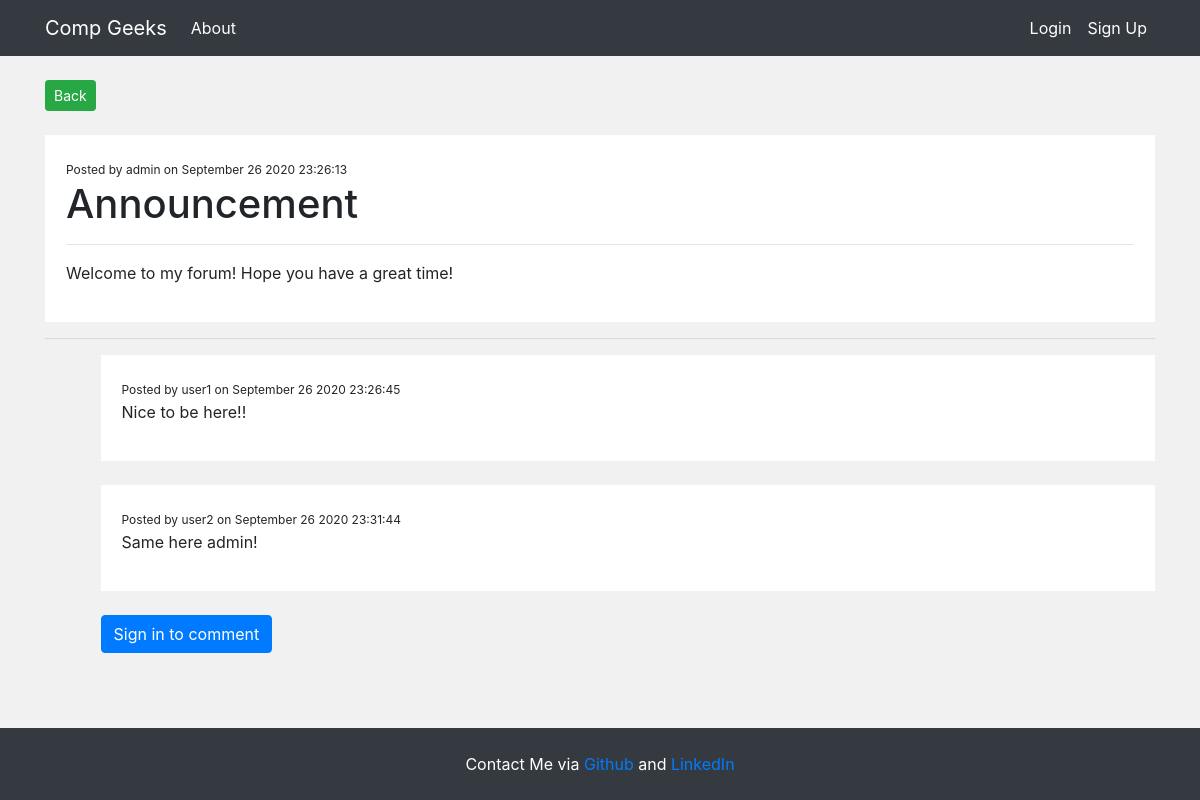
/post/1, run on the app's committed database.
### app/models.py (models this page shows, shortened)
class PostData(db.Model):
    id = db.Column(db.Integer, primary_key=True)
    title = db.Column(db.String(100), nullable=False)
    content = db.Column(db.Text, nullable=False)
    author = db.Column(db.String(20), nullable=False, default='Unknown')
    date = db.Column(db.DateTime, nullable=False, default=datetime.now)

class CommentData(db.Model):
    id = db.Column(db.Integer, primary_key=True)
    post_id = db.Column(db.Integer, nullable=False)
    content = db.Column(db.Text, nullable=False)
    author = db.Column(db.String(20), nullable=False, default='Unknown')
    date = db.Column(db.DateTime, nullable=False, default=datetime.now)

### app/routes.py (the view)
@app.route('/post/<int:id>', methods=['GET', 'POST'])
def display_post(id):
    post = PostData.query.get_or_404(id)
    form = CreateComment()
    if form.validate_on_submit():
        new_comment = CommentData(post_id = id, content = form.content.data, author = current_user.username)
        db.session.add(new_comment)
        db.session.commit()
        return redirect(url_for('display_post', id=id))
    else:
        comments = CommentData.query.filter_by(post_id=id).order_by(CommentData.date).all()
        return render_template('display_post.html', post=post, comments=comments, form=form)

### app/templates/display_post.html (shortened to what this page needs)
{% extends 'base.html' %}  {% block body %}
<a class="btn btn-success btn-sm" href="#" onclick="history.go(-1)">Back</a>
<br />
<br />
<div class="post-container">
  <small>Posted by {{post.author}} on </small>
  <small class="publish-date">{{post.date}}</small>
  <h1>{{post.title}}</h1>
  <hr />
  <p style="white-space: pre-wrap">{{post.content}}</p>
</div>
<hr />
<div id="comment_section">
  {%for comment in comments%}
  <div class="comment-container">
    <small>Posted by {{comment.author}} on </small>
    <small class="publish-date">{{comment.date}}</small>
    <p style="white-space: pre-wrap">{{comment.content}}</p>
  </div>
  <br />
  {%endfor%} {%if current_user.is_authenticated%}
  <form method="POST" action="{{url_for('display_post', id=post.id)}}">
    {{form.hidden_tag()}}
    <div class="form-group">
      {{form.content(class="form-control", rows="4")}}
    </div>
    <div class="form-group">
      {{form.submit(class="btn btn-success btn-sm float-right")}}
    </div>
    <br />
  </form>
  {%else%}
  <a href="{{url_for('register')}}" class="btn btn-primary">
    Sign in to comment
  </a>
  {%endif%}
</div>
{% endblock %}

### app/static/main.css (style rules this page uses)
small { font-size: 12px; }
#comment_section { margin-left: 5%; }
.comment-container { padding: 20px; border: 1px solid white; background-color: white; }
.post-container { padding: 20px; border: 1px solid white; background-color: white; }

### data on the page
PostData: author "admin", title "Announcement", content "Welcome to my forum! Hope you have a great time!"
CommentData: author "user1", content "Nice to be here!!"
CommentData: author "user2", content "Same here admin!"
